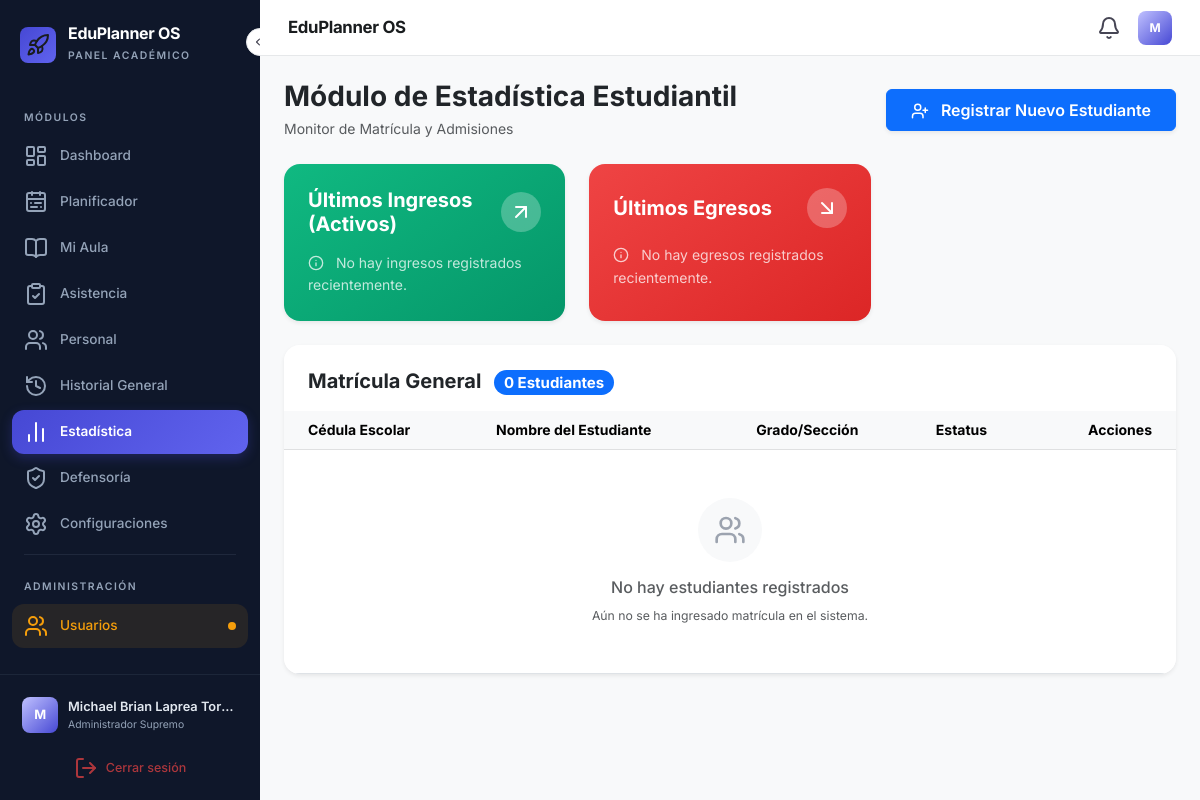
The page /estadistica_global (signed in) on the database as committed earlier.
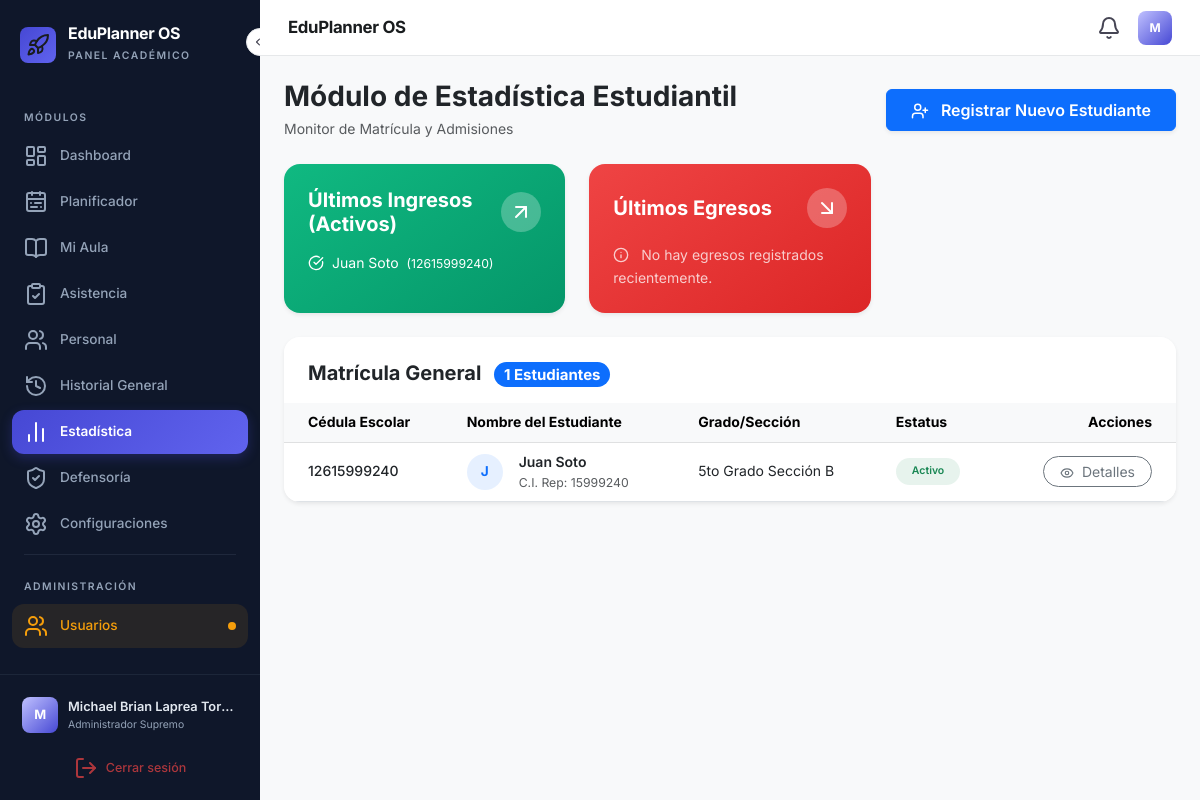
The same page on the database as committed later.
### backup_v3/app.py (models this page shows)
class Estudiante(db.Model):
    id = db.Column(db.Integer, primary_key=True)
    cedula_escolar = db.Column(db.String(30), unique=True, nullable=False)
    nombre_completo = db.Column(db.String(150), nullable=False)
    fecha_nacimiento = db.Column(db.Date, nullable=False)
    lugar_nacimiento = db.Column(db.String(100))
    genero = db.Column(db.String(20))
    num_acta = db.Column(db.String(50))
    num_oficio = db.Column(db.String(50))
    talla = db.Column(db.Float) # En cm
    peso = db.Column(db.Float) # En kg
    calzado = db.Column(db.String(10))
    tipaje = db.Column(db.String(10)) # Grupo sanguíneo
    vacunacion_completa = db.Column(db.String(20)) # Si/No/Parcial
    alergias = db.Column(db.String(200))
    neurodivergencia = db.Column(db.Boolean, default=False)
    neuro_detalle = db.Column(db.String(200))
    literal = db.Column(db.String(2))
    literal_escolar = db.Column(db.String(2))
    procedencia = db.Column(db.Text)
    plantel_procedencia = db.Column(db.String(150))
    email_estudiante = db.Column(db.String(120))
    es_repetidor = db.Column(db.Boolean, default=False)
    doc_partida = db.Column(db.Boolean, default=False)
    doc_sano = db.Column(db.Boolean, default=False)
    doc_vacuna = db.Column(db.Boolean, default=False)
    lateralidad = db.Column(db.String(20))
    nuevo_ingreso = db.Column(db.Boolean, default=False)
    institucion_procedencia = db.Column(db.String(150))
    estatus = db.Column(db.String(20), default='Activo') # Activo o Egreso
    fecha_registro = db.Column(db.DateTime, default=datetime.now)
    grado_id = db.Column(db.Integer, db.ForeignKey('grado.id'))
    representante_id = db.Column(db.Integer, db.ForeignKey('representante.id'))

class Representante(db.Model):
    id = db.Column(db.Integer, primary_key=True)
    cedula = db.Column(db.String(20), unique=True, nullable=False)
    nombre_completo = db.Column(db.String(100), nullable=False)
    telefono = db.Column(db.String(20))
    parentesco = db.Column(db.String(50)) # Madre, Padre, etc.
    email = db.Column(db.String(120))
    email_representante = db.Column(db.String(120))
    direccion_habitacion = db.Column(db.Text)
    direccion_completa = db.Column(db.Text)
    estudiantes = db.relationship('Estudiante', backref='representante_info', lazy=True)

class Grado(db.Model):
    id = db.Column(db.Integer, primary_key=True)
    nombre = db.Column(db.String(50), nullable=False)
    total_varones = db.Column(db.Integer, default=0)
    total_hembras = db.Column(db.Integer, default=0)
    usuario_id = db.Column(db.Integer, db.ForeignKey('usuario.id'), nullable=False)
    docente_info = db.relationship('Usuario', backref='grados_asignados', lazy=True)

### backup_v3/app.py (the view)
@app.route('/estadistica_global')
def estadistica_global():
    if not session.get('logeado'):
        return redirect(url_for('auth.login'))
    estudiantes = Estudiante.query.all() or []
    total_estudiantes = len(estudiantes)
    ultimos_ingresos = Estudiante.query.filter_by(estatus='Activo').order_by(Estudiante.fecha_registro.desc()).limit(3).all() or []
    ultimos_egresos = Estudiante.query.filter_by(estatus='Egreso').order_by(Estudiante.fecha_registro.desc()).limit(3).all() or []
    return render_template('estadistica.html',
                           estudiantes=estudiantes,
                           total_estudiantes=total_estudiantes,
                           ultimos_ingresos=ultimos_ingresos,
                           ultimos_egresos=ultimos_egresos,
                           grados=Grado.query.all() or [])

### backup_v3/templates/estadistica.html (shortened to what this page needs)
{% extends 'base.html' %}
{% block content %}
<div class="content-header mb-4">
    <div class="d-flex justify-content-between align-items-center">
        <div>
            <h2 class="h3 fw-bold mb-1 text-dark">Módulo de Estadística Estudiantil</h2>
            <p class="text-muted mb-0">Monitor de Matrícula y Admisiones</p>
        </div>
        <div>
            <button type="button" class="btn btn-primary px-4 py-2 fw-semibold shadow-sm" data-bs-toggle="modal" data-bs-target="#modalRegistro">
                <i data-lucide="user-plus" class="me-2" style="width:18px;height:18px;vertical-align:text-bottom;"></i>
                Registrar Nuevo Estudiante
            </button>
        </div>
    </div>
</div>
<div class="row g-4 mb-4">
    <div class="col-12 col-md-6 col-lg-4">
        <div class="card border-0 shadow-sm h-100 rounded-4" style="background: linear-gradient(145deg, #10b981, #059669); color: white;">
            <div class="card-body p-4">
                <div class="d-flex justify-content-between align-items-center mb-3">
                    <h5 class="fw-bold mb-0">Últimos Ingresos (Activos)</h5>
                    <div class="p-2 rounded-circle bg-white bg-opacity-25">
                        <i data-lucide="arrow-up-right" class="text-white"></i>
                    </div>
                </div>
                {% if ultimos_ingresos %}
                    <ul class="list-unstyled mb-0">
                    {% for est in ultimos_ingresos %}
                        <li class="mb-2 d-flex align-items-center">
                            <i data-lucide="check-circle" class="me-2" style="width: 16px; height: 16px;"></i>
                            <span class="opacity-90">{{ est.nombre_completo }} <small class="ms-1">({{ est.cedula_escolar }})</small></span>
                        </li>
                    {% endfor %}
                    </ul>
                {% else %}
                    <p class="mb-0 opacity-75"><i data-lucide="info" class="me-2" style="width: 16px; height: 16px; margin-top:-2px;"></i> No hay ingresos registrados recientemente.</p>
                {% endif %}
            </div>
        </div>
    </div>
    <div class="col-12 col-md-6 col-lg-4">
        <div class="card border-0 shadow-sm h-100 rounded-4" style="background: linear-gradient(145deg, #ef4444, #dc2626); color: white;">
            <div class="card-body p-4">
                <div class="d-flex justify-content-between align-items-center mb-3">
                    <h5 class="fw-bold mb-0">Últimos Egresos</h5>
                    <div class="p-2 rounded-circle bg-white bg-opacity-25">
                        <i data-lucide="arrow-down-right" class="text-white"></i>
                    </div>
                </div>
                {% if ultimos_egresos %}
                    <ul class="list-unstyled mb-0">
                    {% for est in ultimos_egresos %}
                        <li class="mb-2 d-flex align-items-center">
                            <i data-lucide="x-circle" class="me-2" style="width: 16px; height: 16px;"></i>
                            <span class="opacity-90">{{ est.nombre_completo }} <small class="ms-1">({{ est.cedula_escolar }})</small></span>
                        </li>
                    {% endfor %}
                    </ul>
                {% else %}
                    <p class="mb-0 opacity-75"><i data-lucide="info" class="me-2" style="width: 16px; height: 16px; margin-top:-2px;"></i> No hay egresos registrados recientemente.</p>
                {% endif %}
            </div>
        </div>
    </div>
</div>
<div class="card border-0 shadow-sm rounded-4 overflow-hidden mb-4">
    <div class="card-header bg-white border-bottom-0 pt-4 pb-3 px-4 d-flex justify-content-between align-items-center">
        <h5 class="mb-0 fw-bold text-dark">Matrícula General <span class="badge bg-primary text-white ms-2 rounded-pill">{{ total_estudiantes }} Estudiantes</span></h5>
    </div>
    <div class="card-body p-0">
        <div class="table-responsive">
            <table class="table table-hover align-middle mb-0">
                <thead class="table-light">
                    <tr>
                        <th class="ps-4">Cédula Escolar</th>
                        <th>Nombre del Estudiante</th>
                        <th>Grado/Sección</th>
                        <th>Estatus</th>
                        <th class="text-end pe-4">Acciones</th>
                    </tr>
                </thead>
                <tbody>
                    {% for est in estudiantes %}
                    <tr>
                        <td class="ps-4 fw-medium">{{ est.cedula_escolar }}</td>
                        <td>
                            <div class="d-flex align-items-center">
                                <div class="bg-primary bg-opacity-10 text-primary rounded-circle d-flex align-items-center justify-content-center me-3 fw-bold" style="width:36px;height:36px;font-size:0.85rem;">
                                    {{ est.nombre_completo[0]|upper }}
                                </div>
                                <div>
                                    <div class="fw-semibold text-dark">{{ est.nombre_completo }}</div>
                                    <div class="text-muted small">C.I. Rep: {{ est.representante_info.cedula if est.representante_info else 'N/A' }}</div>
                                </div>
                            </div>
                        </td>
                        <td>
                            {% if est.grado_id %}
                                {% for g in grados %}
                                    {% if g.id == est.grado_id %}{{ g.nombre }}{% endif %}
                                {% endfor %}
                            {% else %}
                                <span class="text-muted">No Asignado</span>
                            {% endif %}
                        </td>
                        <td>
                            {% if est.estatus == 'Activo' %}
                            <span class="badge bg-success bg-opacity-10 text-success rounded-pill px-3 py-2 fw-semibold">Activo</span>
                            {% else %}
                            <span class="badge bg-danger bg-opacity-10 text-danger rounded-pill px-3 py-2 fw-semibold">Egreso</span>
                            {% endif %}
                        </td>
                        <td class="text-end pe-4">
                            <a href="{{ url_for('academico.perfil_estudiante', id=est.id) }}" class="btn btn-sm btn-outline-secondary rounded-pill px-3">
                                <i data-lucide="eye" class="me-1" style="width:14px;height:14px;"></i> Detalles
                            </a>
                        </td>
                    </tr>
                    {% else %}
                    <tr>
                        <td colspan="5" class="text-center py-5">
                            <div class="d-flex flex-column align-items-center justify-content-center text-muted">
                                <div class="bg-light rounded-circle p-3 mb-3">
                                    <i data-lucide="users" style="width:32px;height:32px;color:#9ca3af;"></i>
                                </div>
                                <h6>No hay estudiantes registrados</h6>
                                <p class="mb-0 small">Aún no se ha ingresado matrícula en el sistema.</p>
                            </div>
                        </td>
                    </tr>
                    {% endfor %}
                </tbody>
            </table>
        </div>
    </div>
</div>
{% endblock %}

Rows that differ between the two databases and show on the page:
added Estudiante: nombre_completo "Juan Soto", cedula_escolar "12615999240", nombre_completo "J", representante_info "15999240", estatus "Activo"
added Grado: nombre "5to Grado Sección B"
Other text that changed with them:
{{ total_estudiantes }}: "0" → "1"
text no longer shown: "No hay ingresos registrados recientemente. No hay estudiantes registrados Aún no se ha ingresado matrícula en el sistema."
